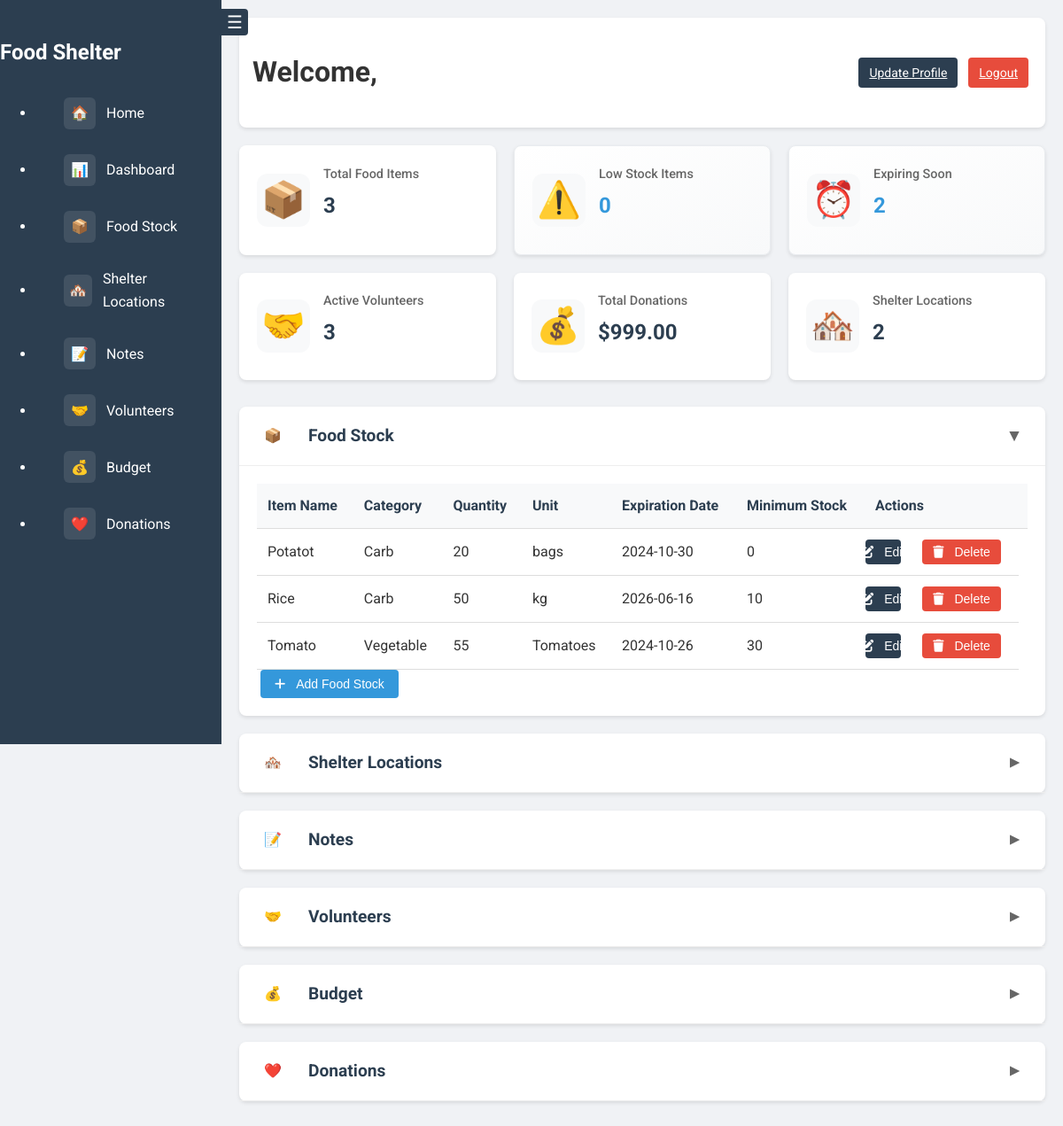
The page /dashboard (signed in) on the database its author committed.
### app.py (models this page shows)
class FoodStock(db.Model):
    id = db.Column(db.Integer, primary_key=True)
    item_name = db.Column(db.String(100), nullable=False)
    quantity = db.Column(db.Integer, nullable=False)
    category = db.Column(db.String(50), nullable=False)
    expiration_date = db.Column(db.Date, nullable=True)
    minimum_stock = db.Column(db.Integer, default=0)
    unit = db.Column(db.String(20), nullable=False)
    user_id = db.Column(db.Integer, db.ForeignKey('user.id'), nullable=False)

### app.py (the view)
@app.route('/dashboard')
@login_required
def dashboard():
    food_stock = FoodStock.query.filter_by(user_id=current_user.id).order_by(FoodStock.category, FoodStock.item_name).all()
    shelter_locations = ShelterLocation.query.filter_by(user_id=current_user.id).all()
    notes = Note.query.filter_by(user_id=current_user.id).all()
    budget_entries = Budget.query.filter_by(user_id=current_user.id).all()
    volunteers = Volunteer.query.filter_by(user_id=current_user.id).all()
    donations = Donation.query.filter_by(user_id=current_user.id).all()
    low_stock_count = FoodStock.query.filter(
        FoodStock.user_id == current_user.id,
        FoodStock.quantity <= FoodStock.minimum_stock
    ).count()
    expiring_soon_count = FoodStock.query.filter(
        FoodStock.user_id == current_user.id,
        FoodStock.expiration_date.isnot(None),
        FoodStock.expiration_date <= datetime.now().date() + timedelta(days=7)
    ).count()
    total_donations = sum(donation.amount for donation in donations)
    return render_template('dashboard.html',
                           food_stock=food_stock,
                           shelter_locations=shelter_locations,
                           notes=notes,
                           budget_entries=budget_entries,
                           volunteers=volunteers,
                           donations=donations,
                           low_stock_count=low_stock_count,
                           expiring_soon_count=expiring_soon_count,
                           total_donations="{:.2f}".format(total_donations))

### app.py (called while the page is built)
@login_manager.user_loader
def load_user(user_id):
    return db.session.get(User, int(user_id))

### templates/dashboard.html (shortened to what this page needs)
<!DOCTYPE html>
<html lang="en">
<head>
    <link rel="stylesheet" href="{{ url_for('static', filename='css/style.css') }}">
</head>
<body class="dashboard-body">
    <nav class="sidebar">
        <button id="sidebarToggle" class="sidebar-toggle">
            <span class="toggle-icon">☰</span>
        </button>
        <div class="sidebar-header">
            <h2>Food Shelter</h2>
        </div>
        <ul class="sidebar-menu">
            <li><a href="{{ url_for('home') }}" class="nav-link"><span class="nav-icon">🏠</span>Home</a></li>
            <li><a href="{{ url_for('dashboard') }}" class="nav-link"><span class="nav-icon">📊</span>Dashboard</a></li>
            <li><a href="#food-stock" class="nav-link"><span class="nav-icon">📦</span>Food Stock</a></li>
            <li><a href="#shelter-locations" class="nav-link"><span class="nav-icon">🏘️</span>Shelter Locations</a></li>
            <li><a href="#notes" class="nav-link"><span class="nav-icon">📝</span>Notes</a></li>
            <li><a href="#volunteers" class="nav-link"><span class="nav-icon">🤝</span>Volunteers</a></li>
            <li><a href="#budget" class="nav-link"><span class="nav-icon">💰</span>Budget</a></li>
            <li><a href="#donations" class="nav-link"><span class="nav-icon">❤️</span>Donations</a></li>
        </ul>
    </nav>
    <main class="dashboard-content">
        <header class="dashboard-top-bar">
            <h1>Welcome, {{ current_user.username }}</h1>
            <div class="user-actions">
                <a href="{{ url_for('update_profile') }}" class="dashboard-btn dashboard-btn-edit">Update Profile</a>
                <a href="{{ url_for('logout') }}" class="dashboard-btn dashboard-btn-delete">Logout</a>
            </div>
        </header>
        <div class="dashboard-summary">
            <div class="summary-card static">
                <div class="summary-icon">📦</div>
                <div class="summary-info">
                    <h3>Total Food Items</h3>
                    <p class="summary-number">{{ food_stock|length }}</p>
                </div>
            </div>
            <a href="{{ url_for('low_stock') }}" class="summary-card-link">
                <div class="summary-card clickable">
                    <div class="summary-icon">⚠️</div>
                    <div class="summary-info">
                        <h3>Low Stock Items</h3>
                        <p class="summary-number">{{ low_stock_count }}</p>
                    </div>
                </div>
            </a>
            <a href="{{ url_for('expiring_soon') }}" class="summary-card-link">
                <div class="summary-card clickable">
                    <div class="summary-icon">⏰</div>
                    <div class="summary-info">
                        <h3>Expiring Soon</h3>
                        <p class="summary-number">{{ expiring_soon_count }}</p>
                    </div>
                </div>
            </a>
            <div class="summary-card static">
                <div class="summary-icon">🤝</div>
                <div class="summary-info">
                    <h3>Active Volunteers</h3>
                    <p class="summary-number">{{ volunteers|length }}</p>
                </div>
            </div>
            <div class="summary-card static">
                <div class="summary-icon">💰</div>
                <div class="summary-info">
                    <h3>Total Donations</h3>
                    <p class="summary-number">${{ total_donations }}</p>
                </div>
            </div>
            <div class="summary-card static">
                <div class="summary-icon">🏘️</div>
                <div class="summary-info">
                    <h3>Shelter Locations</h3>
                    <p class="summary-number">{{ shelter_locations|length }}</p>
                </div>
            </div>
        </div>
        <section id="food-stock" class="dashboard-section">
            <div class="section-header">
                <h2><span class="nav-icon">📦</span>Food Stock</h2>
                <button class="toggle-btn">▼</button>
            </div>
            <div class="section-content">
                <div class="table-container">
                    <table class="dashboard-table">
                        <thead>
                            <tr>
                                <th>Item Name</th>
                                <th>Category</th>
                                <th>Quantity</th>
                                <th>Unit</th>
                                <th>Expiration Date</th>
                                <th>Minimum Stock</th>
                                <th>Actions</th>
                            </tr>
                        </thead>
                        <tbody>
                            {% for item in food_stock %}
                            <tr data-item-id="{{ item.id }}">
                                <td data-field="item_name">{{ item.item_name }}</td>
                                <td data-field="category">{{ item.category }}</td>
                                <td data-field="quantity">{{ item.quantity }}</td>
                                <td data-field="unit">{{ item.unit }}</td>
                                <td data-field="expiration_date" class="date-cell">{{ item.expiration_date.strftime('%Y-%m-%d') if item.expiration_date else 'N/A' }}</td>
                                <td data-field="minimum_stock">{{ item.minimum_stock }}</td>
                                <td class="action-buttons">
                                    <button class="dashboard-btn dashboard-btn-edit" data-item-id="{{ item.id }}">
                                        <i class="fas fa-edit"></i> Edit
                                    </button>
                                    <form action="{{ url_for('delete_food_stock', item_id=item.id) }}" method="POST" class="inline-form">
                                        <button type="submit" class="dashboard-btn dashboard-btn-delete">
                                            <i class="fas fa-trash"></i> Delete
                                        </button>
                                    </form>
                                </td>
                            </tr>
                            {% endfor %}
                        </tbody>
                    </table>
                </div>
                <button id="addFoodStockBtn" class="dashboard-btn dashboard-btn-add">
                    <i class="fas fa-plus"></i> Add Food Stock
                </button>
            </div>
        </section>
        <section id="shelter-locations" class="dashboard-section">
            <div class="section-header">
                <h2><span class="nav-icon">🏘️</span>Shelter Locations</h2>
                <button class="toggle-btn">▼</button>
            </div>
        </section>
        <section id="notes" class="dashboard-section">
            <div class="section-header">
                <h2><span class="nav-icon">📝</span>Notes</h2>
                <button class="toggle-btn">▼</button>
            </div>
        </section>
        <section id="volunteers" class="dashboard-section">
            <div class="section-header">
                <h2><span class="nav-icon">🤝</span>Volunteers</h2>
                <button class="toggle-btn">▼</button>
            </div>
        </section>
        <section id="budget" class="dashboard-section">
            <div class="section-header">
                <h2><span class="nav-icon">💰</span>Budget</h2>
                <button class="toggle-btn">▼</button>
            </div>
        </section>
        <section id="donations" class="dashboard-section">
            <div class="section-header">
                <h2><span class="nav-icon">❤️</span>Donations</h2>
                <button class="toggle-btn">▼</button>
            </div>
        </section>
    </main>
</body>
</html>

### static/css/style.css (style rules this page uses)
:root { --primary-color: #2c3e50; --secondary-color: #3498db; --background-color: #f4f4f4; --text-color: #333; --light-gray: #e0e0e0; --white: #ffffff; --sidebar-width: 250px; }
body { font-family: 'Roboto', sans-serif; line-height: 1.6; color: var(--text-color); background-color: var(--background-color); margin: 0; padding: 0; }
.dashboard-section { background: white; border-radius: 8px; margin-bottom: 20px; box-shadow: 0 2px 4px rgba(0,0,0,0.1); }
.section-header { display: flex; justify-content: space-between; align-items: center; padding: 15px 20px; border-bottom: 1px solid #eee; cursor: pointer; transition: background-color 0.3s ease; }
.section-header h2 { margin: 0; display: flex; align-items: center; gap: 10px; font-size: 1.2rem; color: #2c3e50; }
.toggle-btn { background: none; border: none; font-size: 1.2rem; cursor: pointer; transition: transform 0.3s ease; padding: 5px; color: #666; width: 30px; height: 30px; display: flex; align-items: center; justify-content: center; }
.toggle-btn.collapsed { transform: rotate(-90deg); }
.section-content { padding: 20px; display: none; transition: all 0.3s ease-out; }
.section-content.expanded { display: block; }
form { display: flex; flex-direction: column; }
.dashboard-body { display: flex; background-color: #f0f2f5; }
.sidebar { width: 250px; background-color: var(--primary-color); height: 100vh; position: fixed; left: 0; top: 0; color: white; padding: 20px 0; transition: transform 0.3s ease-in-out; z-index: 1000; }
.sidebar-toggle { position: absolute; right: -30px; top: 10px; background: var(--primary-color); border: none; color: white; width: 30px; height: 30px; border-radius: 0 4px 4px 0; cursor: pointer; display: flex; align-items: center; justify-content: center; font-size: 20px; transition: background-color 0.3s ease; }
.dashboard-content { margin-left: 250px; padding: 20px; width: calc(100% - 250px); transition: margin-left 0.3s ease-in-out, width 0.3s ease-in-out; }
.dashboard-top-bar { display: flex; justify-content: space-between; align-items: center; margin-bottom: 20px; background-color: white; padding: 15px; border-radius: 8px; box-shadow: 0 2px 4px rgba(0, 0, 0, 0.1); }
.dashboard-summary { display: grid; grid-template-columns: repeat(auto-fit, minmax(250px, 1fr)); gap: 20px; margin-bottom: 30px; }
.summary-card { background: white; border-radius: 8px; padding: 20px; display: flex; align-items: center; gap: 15px; box-shadow: 0 2px 4px rgba(0,0,0,0.1); transition: all 0.3s ease; }
.summary-card.clickable { background: linear-gradient(to right bottom, #ffffff, #f8f9fa); border: 1px solid #e9ecef; cursor: pointer; position: relative; overflow: hidden; }
.summary-card-link { text-decoration: none; color: inherit; display: block; }
.summary-info { flex: 1; position: relative; padding-bottom: 15px; }
.summary-card.clickable .summary-number { color: var(--secondary-color); }
.dashboard-table { width: 100%; border-collapse: collapse; }
.dashboard-table th, .dashboard-table td { padding: 12px; text-align: left; border-bottom: 1px solid #ddd; }
.dashboard-table th { background-color: #f8f9fa; font-weight: bold; color: var(--primary-color); }
.dashboard-btn { display: inline-flex; align-items: center; justify-content: center; padding: 8px 16px; border: none; border-radius: 4px; cursor: pointer; transition: all 0.3s ease; font-size: 14px; margin: 0 4px; min-width: 40px; }
.dashboard-btn i { margin-right: 6px; }
.dashboard-btn-add { background-color: var(--secondary-color); color: white; }
.dashboard-btn-edit { background-color: var(--primary-color); color: white; padding: 6px 12px; }
.dashboard-btn-delete { background-color: #e74c3c; color: white; padding: 6px 12px; }
.inline-form { display: inline-block; margin: 0 4px; }
.sidebar-menu .nav-link { display: flex; align-items: center; padding: 12px 20px; color: white; text-decoration: none; transition: all 0.3s ease; border-radius: 6px; margin: 4px 12px; }
.nav-icon { display: flex; align-items: center; justify-content: center; width: 24px; height: 24px; margin-right: 12px; font-size: 16px; background: rgba(255, 255, 255, 0.1); border-radius: 6px; padding: 6px; transition: all 0.3s ease; }

### rows shown on the page
FoodStock: item_name "Potatot", category "Carb", quantity "20", unit "bags", expiration_date "2024-10-30", minimum_stock "0"
FoodStock: item_name "Rice", category "Carb", quantity "50", unit "kg", expiration_date "2026-06-16", minimum_stock "10"
FoodStock: item_name "Tomato", category "Vegetable", quantity "55", unit "Tomatoes", expiration_date "2024-10-26", minimum_stock "30"

### other values the page prints
{{ food_stock|length }} "3"
{{ low_stock_count }} "0"
{{ expiring_soon_count }} "2"
{{ volunteers|length }} "3"
{{ total_donations }} "999.00"
{{ shelter_locations|length }} "2"
